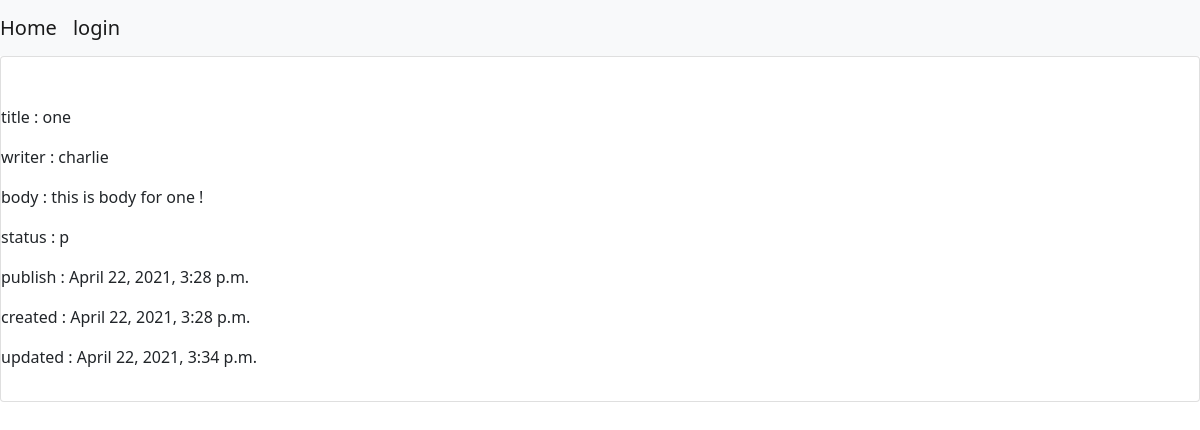
Screenshot of /2/sl-one with the database file from the repository.
### blog/models.py (models this page shows, shortened)
class Article(models.Model):
    STATUS = (
        ('d','draft'),
        ('p','publish')
    )
    title = models.CharField(max_length = 120)
    slug = models.SlugField(max_length = 120, unique= True)
    writer = models.ForeignKey(User, on_delete=models.CASCADE)
    body = models.TextField()
    status = models.CharField(max_length=20, choices=STATUS, default='d')
    publish = models.DateTimeField(default=timezone.now)
    created = models.DateTimeField(auto_now_add=True)
    updated = models.DateTimeField(auto_now=True)

### blog/views.py (the view)
# urls.py: path('<int:id>/<slug:slug>', views.the_article, name="the_article"),
def the_article(request, id, slug):
    the_post = get_object_or_404(Article, id=id , slug=slug)
    context = {
        'the_post': the_post
    }
    return render(request, 'the_article.html', context)

### templates/the_article.html
{% extends 'base.html' %}
{% block content %}
    <div class="card" >
        <p class="card-body">
            <p> title : {{ the_post.title }} </p>
            <p> writer : {{ the_post.writer }} </p>
            <p> body : {{ the_post.body }} </p>
            <p> status : {{ the_post.status }} </p>
            <p> publish : {{ the_post.publish }} </p>
            <p> created : {{ the_post.created }} </p>
            <p> updated : {{ the_post.updated }} </p>
         </p>
    </div>
{% endblock %}

### rows the page displays
Article: title "one", writer "charlie", body "this is body for one !", status "p", publish "April 22, 2021, 3:28 p.m.", created "April 22, 2021, 3:28 p.m.", updated "April 22, 2021, 3:34 p.m."
